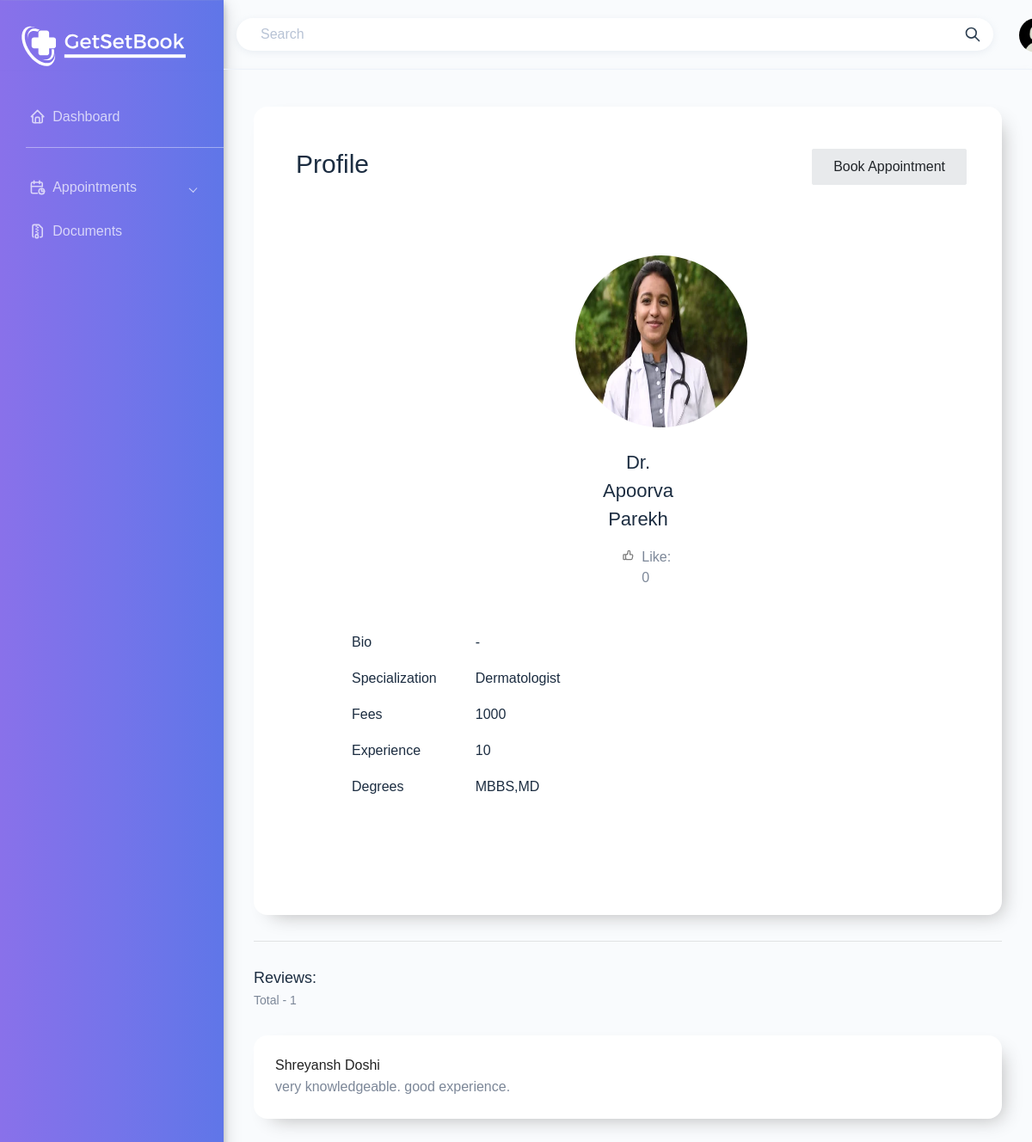
Page /patientHome/checkDocProfile/86/ (signed in) on the committed database.
### account_app/models.py (models this page shows, shortened)
class Doctor(models.Model):
    user = models.OneToOneField(User, on_delete=models.CASCADE, primary_key=True)
    doctor_reg_id = models.CharField(max_length=100,default="-")
    specialization = models.CharField(max_length=100)
    fees = models.IntegerField(max_length=6,default=0)
    experience = models.IntegerField(max_length=2,default=0)
    degrees = models.CharField(max_length=250,default="No degrees Specified")
    degree_certificate = models.FileField(null=True, blank=True, upload_to='degreeCertificate/')
    bio = models.TextField(default="-")
    likes = models.ManyToManyField(Patient, related_name="doctor_likes")
    dislikes = models.ManyToManyField(Patient, related_name="doctor_dislikes")
    chamber_address = models.TextField(default="")
    class Meta:
        constraints = [
            models.UniqueConstraint(fields=['doctor_reg_id'], name='unique_doctor_reg_id')
        ]
    def total_likes(self):
        return self.likes.count()

class User(AbstractUser):
    header_image = models.ImageField(null=True, blank=True, upload_to='profilePic/')
    middle_name = models.CharField(max_length=100, default='')
    date_of_birth = models.DateField(null=True,blank=True)
    contact_no = models.CharField(max_length=16)
    is_patient = models.BooleanField(default=False)
    is_doctor = models.BooleanField(default=False)
    is_admin = models.BooleanField(default=False)
    gender = models.CharField(max_length=10,default='None')
    def calculateAge(self):
        today = datetime.date.today()
        try:
            birthday = self.date_of_birth.replace(year=today.year)
        except ValueError:
            birthday = self.date_of_birth.replace(year=today.year,
                                    month=self.date_of_birth.month + 1, day=1)
        if birthday > today:
            return today.year - self.date_of_birth.year - 1
        else:
            return today.year - self.date_of_birth.year

class Patient(models.Model):
    user = models.OneToOneField(User, on_delete=models.CASCADE, primary_key=True)

### patient_app/models.py (models this page shows, shortened)
class Reviews(models.Model):
    doctor = models.ForeignKey(Doctor, on_delete=models.CASCADE)
    patient = models.ForeignKey(Patient, on_delete=models.CASCADE)
    review = models.TextField()

### patient_app/views.py (the view)
# urls.py: path('checkDocProfile/<int:id>/',views.checkDocProfile,name="checkDocProfile"),
@login_required
def checkDocProfile(request, id):
    doctor = Doctor.objects.get(pk=id)
    total_likes = doctor.total_likes() # function to get total likes from the model directly
    patient = Patient.objects.get(pk=request.user.id)
    present_date = datetime.date.today()
    previous_date = present_date - datetime.timedelta(1)  # to get the previous day date
    previous_date = previous_date.strftime("%Y-%m-%d")
    appointment = Appointment.objects.filter(doctor=doctor,patient=patient,a_date__lt = present_date, is_cancelled=False, is_marked=True) | Appointment.objects.filter(doctor=doctor,patient=patient,a_date__lt = previous_date, is_cancelled=False)
    has_likes = Doctor.objects.filter(likes=patient)
    has_dislikes = Doctor.objects.filter(dislikes=patient)
    reviews = Reviews.objects.filter(doctor=doctor)
    count = reviews.count()
    return render(request, 'checkDocProfile.html', context={'doctor': doctor, 'total_likes':total_likes, 'appointment':appointment, 'has_likes':has_likes, 'has_dislikes':has_dislikes, 'reviews':reviews, 'count':count, 'head_spl':head_spl,'head_doc':head_doc})

### patient_app/templates/checkDocProfile.html (shortened to what this page needs)
{% extends "base.html" %}
{% block context %}
    <div class="container-fluid" style="margin-top: -72px;">
    {% if user.is_authenticated %}
        {% if user.is_patient %}
    <div class="card-rows">
					<div class="card">
						<div class="card-body" style="margin-left: 24px; padding-bottom:120px;">
							<div class="customize-input float-right" style="padding-top: 24px; padding-right: 16px;">
								<a href="{% url 'bookAppointment' doctor.user.id request.user.id %}"><button type="submit" class="btn btn-light" style="padding:8px 24px;">Book Appointment</button></a>
								</div>
							<h2 class="text-dark font-weight-medium" style="padding-bottom: 80px; padding-top: 24px;">Profile</h2>
							<div class="row">
									<img src="{{ doctor.user.header_image.url }}" alt="user" class="rounded-circle " style="margin: 0 340px;width: 200px; height:200px;">
							</div>
							<div class="row align-content-center" style="margin: 0 350px; padding-top: 24px;">
								<span class="text-center text-dark font-weight-medium" style="text-align: center; font-size:22px;">Dr. {{ doctor.user.first_name }} {{ doctor.user.last_name }}</span>
							</div>
                            <div class="row" style="margin: 16px 375px;">
							<div style="display: inline-flex;">
								<span>Like: {{ total_likes }}</span>
							</div>
						</div>
						<div style="margin-left:50px;margin-top: 50px;">
						<table  width="100%" style="text-align: left;margin-right: 120px">
							<tr>
                                <td class="col-lg-5">
                                    <div style="padding-bottom: 8px;">
                                        <label class="text-dark font-weight-medium">Bio</label>
                                    </div>
                                </td>
                                <td class="col-lg-7">
                                    <div style="padding-bottom: 8px;padding-left: 15px;">
                                    <label class="text-dark"><div rows="3" style="width:700px">{% if doctor.bio %}{{ doctor.bio}}{% else %}-{% endif %}</div></label>
                                </div>
                                </td>
                            </tr>
							<tr>
								<td class="col-lg-5">
									<div style="padding-bottom: 8px;">
										<label class="text-dark font-weight-medium">Specialization</label>
									</div>
								</td>
								<td class="col-lg-7">
									<div style="padding-bottom: 8px;padding-left: 15px;">
									<label class="text-dark ">{{ doctor.specialization }}</label>
								</div>
								</td>
							</tr>
							<tr>
								<td class="col-lg-5">
									<div style="padding-bottom: 8px;">
										<label class="text-dark font-weight-medium">Fees</label>
									</div>
								</td>
								<td class="col-lg-7">
									<div style="padding-bottom: 8px;padding-left: 15px;">
									<label class="text-dark">{{ doctor.fees }}</label>
								</div>
								</td>
							</tr>
							<tr>
								<td class="col-lg-5">
									<div style="padding-bottom: 8px;">
										<label class="text-dark font-weight-medium">Experience</label>
									</div>
								</td>
								<td class="col-lg-7">
									<div style="padding-bottom: 8px;padding-left: 15px;">
									<label class="text-dark">{{ doctor.experience }}</label>
								</div>
								</td>
							</tr>
							<tr>
								<td class="col-lg-7">
									<div style="padding-bottom: 8px;">
												<label class="text-dark font-weight-medium">Degrees</label>
									</div>
								</td>
								<td class="col-lg-5">
									<div style="padding-bottom: 8px;padding-left: 15px;">
									<label class="text-dark">{{ doctor.degrees }}</label>
								</div>
								</td>
							</tr>
						</table>
						</div>
						</div>
					</div>
				</div>
                {% if reviews %}
				<hr style="margin-top: 16px; padding-bottom: 16px;">
                <h4 class="text-dark font-weight-medium mb-1" style="right:16px;">Reviews:</h4>
                <div class="d-flex align-items-center font-weight-lighter" style="font-size: 14px; padding-bottom:30px;">
                    <ol class="breadcrumb m-0 p-0">
                        <li class="breadcrumb-item">Total - {{ count }}</li>
                    </ol>
                </div>
                <div class="card-rows">
                    {% for rev in reviews %}
                        <div class="card">
                            <div class="card-body">
                                <h5 class="font-weight-normal mb-1" style="font-weight:500; color: #222;">{{ rev.patient.user.first_name }} {{rev.patient.user.last_name}}</h5>
                                <span class="font-weight-light mb-1">{{ rev.review }}</span>
                            </div>
                        </div>
                    {% endfor %}
                </div>
                    {% else %}
                        No reviews!
                    {% endif %}
        {% else %}
            You are not authorized here!
        {% endif %}
    {% endif %}
    </div>
{% endblock context %}

### rows in the picture
Doctor: user.header_image (picture), user.first_name "Apoorva", user.last_name "Parekh", bio "-", specialization "Dermatologist", fees "1000", experience "10", degrees "MBBS,MD"
Reviews: patient.user.first_name "Shreyansh", patient.user.last_name "Doshi", review "very knowledgeable. good experience."

### other values in the picture
{{ total_likes }} "0"
{{ count }} "1"
